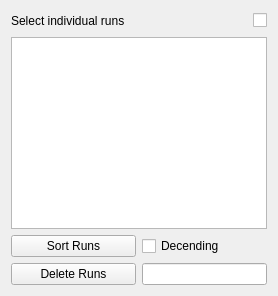
           <widget class="QWidget" name="tab_2">
            <attribute name="title">
             <string>Individual</string>
            </attribute>
            <layout class="QVBoxLayout" name="verticalLayout_14">
             <item>
              <layout class="QHBoxLayout" name="horizontalLayout_4">
               <item>
                <widget class="QLabel" name="label_2">
                 <property name="toolTip">
                  <string>&lt;html&gt;&lt;head/&gt;&lt;body&gt;&lt;p&gt;Type in or add from left folder tree&lt;/p&gt;&lt;/body&gt;&lt;/html&gt;</string>
                 </property>
                 <property name="text">
                  <string>Select individual runs </string>
                 </property>
                 <property name="textFormat">
                  <enum>Qt::AutoText</enum>
                 </property>
                 <property name="wordWrap">
                  <bool>true</bool>
                 </property>
                </widget>
               </item>
               <item>
                <spacer name="horizontalSpacer_10">
                 <property name="orientation">
                  <enum>Qt::Horizontal</enum>
                 </property>
                 <property name="sizeHint" stdset="0">
                  <size>
                   <width>40</width>
                   <height>20</height>
                  </size>
                 </property>
                </spacer>
               </item>
               <item>
                <widget class="QCheckBox" name="checkBox_selectRuns">
                 <property name="toolTip">
                  <string>&lt;html&gt;&lt;head/&gt;&lt;body&gt;&lt;p&gt;Select or deselect all runs&lt;/p&gt;&lt;/body&gt;&lt;/html&gt;</string>
                 </property>
                 <property name="text">
                  <string/>
                 </property>
                </widget>
               </item>
              </layout>
             </item>
             <item>
              <widget class="VdriveRunTableWidget" name="tableWidget_selectedRuns"/>
             </item>
             <item>
              <layout class="QGridLayout" name="gridLayout_25">
               <item row="0" column="0">
                <widget class="QPushButton" name="pushButton_sortSelectedRuns">
                 <property name="text">
                  <string>Sort Runs</string>
                 </property>
                </widget>
               </item>
               <item row="1" column="1">
                <widget class="QLineEdit" name="lineEdit_runsToDelete">
                 <property name="sizePolicy">
                  <sizepolicy hsizetype="Preferred" vsizetype="Fixed">
                   <horstretch>0</horstretch>
                   <verstretch>0</verstretch>
                  </sizepolicy>
                 </property>
                </widget>
               </item>
               <item row="0" column="1">
                <widget class="QCheckBox" name="checkBox_runsOrderDescend">
                 <property name="text">
                  <string>Decending</string>
                 </property>
                </widget>
               </item>
               <item row="1" column="0">
                <widget class="QPushButton" name="pushButton_deleteRuns">
                 <property name="text">
                  <string>Delete Runs</string>
                 </property>
                </widget>
               </item>
              </layout>
             </item>
            </layout>
           </widget>
